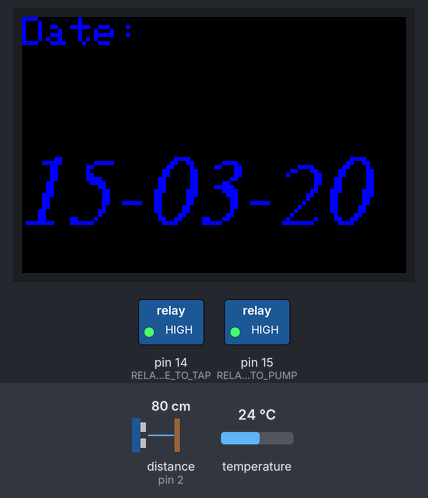
This sketch was run on a simulated Arduino Uno, built with avr-gcc and run on an emulated ATmega328P. Parts: 96×64 colour display, switched loads named in the sketch (green lamp = pin HIGH). Inputs (shaded band) come from the test bench; at power-on: distance to the obstacle (sensor on pin 2) 80 cm, temperature 24 °C. The echo pulse lasts 58.3 µs per cm; the local clock reads 2024-03-15 10:24:30 at power-on unless the sketch sets it; pins used as bus, display or sensor lines are not drawn; what the sketch prints to the serial monitor is not drawn.

Above: at 1.3 s.
At 4.8 s:
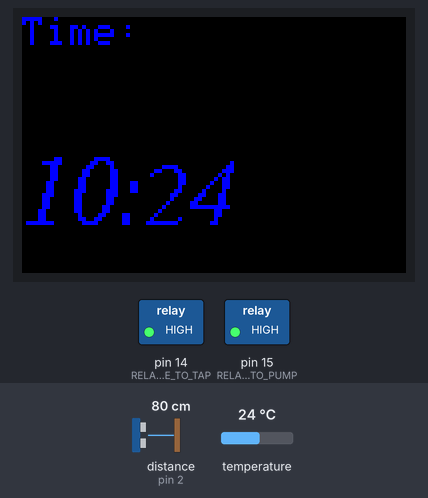
At 23.0 s:
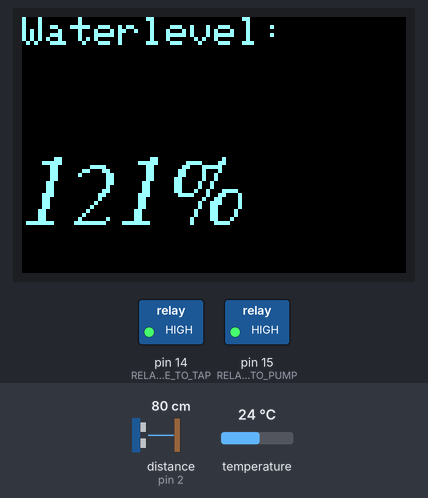
At 34.3 s:
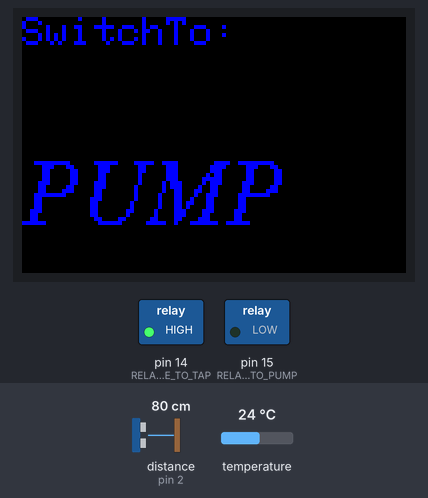
Timing chart, 0 to 35.8 s (numbered marks = the images above):
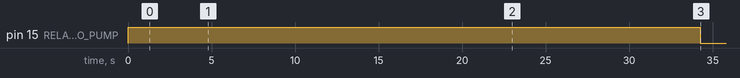

Measured:
- by itself, pin 15 (RELAY_VALVE_TO_PUMP): HIGH → LOW at 34.3 s
- what the display in image 0 shows lasts 3.5 s, from 1.2 s to 4.7 s
- what the display in image 1 shows lasts 11.2 s, from 4.7 s to 15.9 s
- what the display in image 2 shows lasts 4.3 s, from 22.9 s to 27.2 s

The sketch:

WaterStorageControler.ino
```cpp
/////////////////////////////////////////////////////////////////////////
// We build a water storage using 9 IPC Containers that are connected  //
// to each otehr and in which we collect rainwater.                    //
// The containers are under the ground and we built a shed/poolhouse   //
// on top of it.                                                       //
// We have a hydrophore pump to use the water in the garden and we     //
// connected a valve to swhich between the pump and normal tapwater.   //
// This program is made for an Arduino to control the water system:    //
// - we use a pulse sensor to measure the water level in the containers//
// - to get a precice measuement, a thermometer measures the air       //
//   temprature in the containers.                                     //
// - there is a oled disply to display the waterlevel and other info   //
// - there is a (two phase) electronic switch valve, switching between //
//   pump and tap water.                                               //
// - there are two ralais to set the valve to one or the other         //
//   direction                                                         //
//                                                                     //
// The process works as follows:                                       //
// - periodically the arduino measures the water level                 //
// - if the level is below a certain treshold, the system will switch  //
//   to tapwater                                                       //
// - if the level is above a certain level, the system will switch to  //
//   pumpwater                                                         //
/////////////////////////////////////////////////////////////////////////
#include <Adafruit_GFX.h>
#include <Adafruit_SSD1331.h>
#include <SPI.h>
//#include <Fonts/FreeSerifItalic24pt7b.h>
//#include <Fonts/FreeSerifItalic18pt7b.h>
#include <Fonts/FreeSerifItalic12pt7b.h>
//#include <Fonts/FreeSerifItalic9pt7b.h>
#include <OneWire.h>
#include <DallasTemperature.h>
#include <ThreeWire.h>
#include <RtcDS1302.h>
#include <EEPROM.h>

#define VATEN_VOL 101.1 // Measured Distance when the containers are filled
#define VATEN_LEEG 201.0 // Measured Distance when the containers are empty

#define PERCENTAGE2Switch2TAP 15
#define PERCENTAGE2Switch2PUMP 18

/////////////////////
// Pin Definitions //
/////////////////////
// Display Pins
// You can use any (4 or) 5 pins
#define sclk 13
#define mosi 11
#define cs   10
#define rst  9
#define dc   8

// Ultrasone Sensor Pins
#define echoPin 2 // attach pin D2 Arduino to pin Echo of HC-SR04 (tx)
#define trigPin 3 //attach pin D3 Arduino to pin Trig of HC-SR04 (rx)

// Data wire is plugged into pin 4 on the Arduino (DS18S20  ) temporary 1 for the test
#define ONE_WIRE_BUS 4

// Pins for the realtime clock
#define RtcDS1302_CLK_SCLK 5
#define RtcDS1302_DAT_IO   6
#define RtcDS1302_RST_CE   7

// Pins to be used by the relais (to control the valves in the future)
#define RELAY_ON LOW
#define RELAY_OFF HIGH
#define RELAY_VALVE_TO_PUMP 15
#define RELAY_VALVE_TO_TAP 14
byte currentValve = 0;

// Color definitions
#define BLACK           0x0000
#define BLUE            0x001F
#define RED             0xF800
#define GREEN           0x07E0
#define CYAN            0x07FF
#define MAGENTA         0xF81F
#define YELLOW          0xFFE0
#define WHITE           0xFFFF
#define LIGHTBLUE       0x9FFF
#define DARKBLUE        0x006D

//History of measurements
const byte historySize = 96;
// const unsigned long OneDayInMilliSeconds = 21600000; // 4 keer per dag
const unsigned long OneDayInMilliSeconds = 86400000;
const int DelayInterval = 3500;

/*********************************************************************/
// Setup Time module
ThreeWire myWire(RtcDS1302_DAT_IO ,RtcDS1302_CLK_SCLK,RtcDS1302_RST_CE); // IO, SCLK, CE
RtcDS1302<ThreeWire> Rtc(myWire);


/********************************************************************/
// Setup a oneWire instance to communicate with any OneWire devices
// (not just Maxim/Dallas temperature ICs)
OneWire oneWire(ONE_WIRE_BUS);
/********************************************************************/
// Pass our oneWire reference to Dallas Temperature.
DallasTemperature sensors(&oneWire);
/********************************************************************/

// Display driver:
// Option 1: use any pins but a little slower
//Adafruit_SSD1331 display = Adafruit_SSD1331(cs, dc, mosi, sclk, rst);

// Option 2: must use the hardware SPI pins
// (for UNO thats sclk = 13 and sid = 11) and pin 10 must be
// an output. This is much faster - also required if you want
// to use the microSD card (see the image drawing example)
Adafruit_SSD1331 display = Adafruit_SSD1331(&SPI, cs, dc, rst);

void setup() {
  Serial.begin(9600);
//  Serial.println("Starting up");
  pinMode(trigPin, OUTPUT); // Sets the trigPin as an OUTPUT
  pinMode(echoPin, INPUT); // Sets the echoPin as an INPUT

  pinMode(RELAY_VALVE_TO_PUMP, OUTPUT);
  pinMode(RELAY_VALVE_TO_TAP, OUTPUT);
  digitalWrite(RELAY_VALVE_TO_PUMP, RELAY_OFF);
  digitalWrite(RELAY_VALVE_TO_TAP, RELAY_OFF);

  Serial.println("... display");

  display.begin();
  display.fillScreen(BLACK);
  displayInformation("Welcome", "Starting", LIGHTBLUE, BLACK);

  //Serial.println("... sensors");

  sensors.begin();
  Rtc.Begin();
  CheckTime();
  delay(1000);
}

void loop() {
  byte previous[historySize];
  //for(int i=0; i<=historySize + 2 ; i++) EEPROM.update(i,0); // reset stored values
  for(int i=0; i<historySize ; i++) previous[i] = EEPROM.read(i);
  bool roundRobin = EEPROM.read(historySize+2) == 1;
  byte currentDay = EEPROM.read(historySize+1);
  unsigned long lasttime = millis();
  while (true)
  {
    RtcDateTime now = Rtc.GetDateTime();
    displayInformation("Date:", getDate(now),BLUE, BLACK);
    delay(DelayInterval);
    displayInformation("Time:", getTime(now),BLUE, BLACK);
    delay(DelayInterval);
    float distance = measureDistance();
    displayInformation("Distance (cm):", String(distance), GREEN, BLACK);
    delay(DelayInterval);
    displayInformation("Volume (L):", String(getVolumeInLiters(distance)), LIGHTBLUE, BLACK);
    delay(DelayInterval);
    byte currentPercentage = previous[currentDay] = (byte)(int)(getVolumePercentage(distance) * 100 + 0.5);
    displayInformation("Waterlevel:", String(currentPercentage) + '%', LIGHTBLUE, BLACK);
    delay(DelayInterval);
    char buf[10];
    dtostrf(getCurrentTemperature(), 4, 1, buf);
    displayInformation("Temperature:", String(buf)+ "C", YELLOW, BLACK);
    delay(DelayInterval);
    displayGraph("Waterlevel", currentDay, roundRobin, previous, historySize);
    delay(DelayInterval);
    setValves(currentPercentage);
    displayInformation("Watersource:", currentValve == RELAY_VALVE_TO_PUMP ? "Containers" : currentValve == RELAY_VALVE_TO_TAP ? "Tapwater" : "Unknown", LIGHTBLUE, BLACK);
    delay(DelayInterval);

    unsigned long currenttime = millis();
    if ((lasttime > currenttime) || (currenttime - lasttime > OneDayInMilliSeconds))
    {
      // a new day
      EEPROM.update(currentDay, previous[currentDay]);
      currentDay++;
      if (currentDay == historySize)
      {
        roundRobin = true;
        EEPROM.update(historySize+2,1);
        currentDay = 0;
      }
      EEPROM.update(historySize+1,currentDay);
      lasttime = currenttime;
    }

  }
}
void CheckTime()
{
  RtcDateTime compiletime = RtcDateTime(__DATE__, __TIME__);

   if (!Rtc.IsDateTimeValid()) Rtc.SetDateTime(compiletime);
   if (Rtc.GetIsWriteProtected())  Rtc.SetIsWriteProtected(false);
   if (!Rtc.GetIsRunning()) Rtc.SetIsRunning(true);
   if (Rtc.GetDateTime() < compiletime) Rtc.SetDateTime(compiletime);
}

void setValves(byte waterlevelInPercentage)
{
  if (waterlevelInPercentage < PERCENTAGE2Switch2TAP || waterlevelInPercentage > 150)
  {
      SwitchTo(RELAY_VALVE_TO_TAP, "TAP");
  }
  if (waterlevelInPercentage > PERCENTAGE2Switch2PUMP && waterlevelInPercentage < 150) // 150 to protect from sensor failure
  {
     SwitchTo(RELAY_VALVE_TO_PUMP, "PUMP");
  }
}

void SwitchTo(byte valveTo, String valveName)
{
  if (currentValve != valveTo)
  {
      displayInformation("SwitchTo:", valveName ,BLUE, BLACK);
      digitalWrite(valveTo, RELAY_ON);
      delay(20000); // wait 20 seconds to switch
      digitalWrite(valveTo, RELAY_OFF);
      currentValve = valveTo;
  }
}

#define countof(a) (sizeof(a) / sizeof(a[0]))

String getTime(const RtcDateTime& dt)
{
  char timestring[10];
   snprintf_P(timestring,
            countof(timestring),
            PSTR("%02u:%02u"),
            dt.Hour(),
            dt.Minute());
  return (String)timestring;
}


String getDate(const RtcDateTime& dt)
{
  char timestring[12];
   snprintf_P(timestring,
            countof(timestring),
            PSTR("%02u-%02u-%04u"),
            dt.Day(),
            dt.Month(),
            dt.Year() );
  return (String)timestring;
}

int getVolumeInLiters(float distance)
{
    return (int)(getVolumePercentage(distance) * 9000);
}

float getVolumePercentage(float distance)
{
  return (VATEN_LEEG - distance) / (VATEN_LEEG - VATEN_VOL);
}

void setTitleAndClearBackground(String title, int textcolor, int backgroundcolor)
{
  Serial.println(title);
  display.fillScreen(backgroundcolor);
   display.setTextColor(textcolor);
  display.setCursor(0,0);
  display.print(title);
}

void displayInformation(String title, String Info, int textcolor, int backgroundcolor)
{
  setTitleAndClearBackground(title, textcolor, backgroundcolor);
  displayCentreText(Info, textcolor, backgroundcolor);
}

void displayCentreText(String text, int textcolor, int backgroundcolor)
{
  Serial.println(text);
  display.setCursor(0,45);
  display.setTextColor(textcolor);
  //display.setTextSize(3);
  display.fillRect(0, 20 , 127, 33, backgroundcolor);

  //if (text.length() < 6)
  //  display.setFont(&FreeSerifItalic18pt7b);
  //else if (text.length() < 10)
    display.setFont(&FreeSerifItalic12pt7b);
  //else if (text.length() < 14)
  //  display.setFont(&FreeSerifItalic9pt7b);
  //else display.setFont();
  display.print(text);
  display.setFont();
}

void displayGraph(String caption, int currentDay, bool isRoundrobin, byte previous[], int sizeofarray)
{
   setTitleAndClearBackground(caption, BLUE, BLACK);
  display.drawFastHLine(0, 63, sizeofarray, RED);
  display.drawFastHLine(0, 13, sizeofarray, LIGHTBLUE);
  int x =0;
  if (isRoundrobin)
  {
     x = drawgraphpart(currentDay + 1, sizeofarray, previous, x);
  }
  x = drawgraphpart(0, currentDay + 1, previous, x);
}

int drawgraphpart( int startinarray, int endinarray, byte previous[], int x)
{
   for (int i = startinarray; i < endinarray; i++)
   {
      int linesize = previous[i]/2;
      if (linesize>50) linesize = 50;
      int color = (linesize > 30) ? BLUE :
                  ((linesize > 20) ? GREEN :
                  ((linesize > 10) ? YELLOW : RED
                  ));
      display.drawFastVLine(x, 63 - linesize, linesize, color);
      x++;
   }
   return x;
}

float getDistance()
{
  // Clears the trigPin condition
  digitalWrite(trigPin, LOW);
  delayMicroseconds(2);
  // Sets the trigPin HIGH (ACTIVE) for 10 microseconds
  digitalWrite(trigPin, HIGH);
  delayMicroseconds(10);
  digitalWrite(trigPin, LOW);
  // Reads the echoPin, returns the sound wave travel time in microseconds
  int duration = pulseIn(echoPin, HIGH);

  return timeToDistance(duration);
}

float timeToDistance(int duration)
{
  // Calculating the distance (simple)
  // float distance = duration * 0.034 / 2; // Speed of sound wave divided by 2 (go and back)

  float c = getCurrentTemperature();
  if (c < -30 || c > 80) c = 20.0; // The thermometer reports -127C when it's not found or 85C when there is an error. In that case we'll calculate with 20C

  // Using practical airspeed formula from https://en.wikipedia.org/wiki/Speed_of_sound
   float distance = 0.00005 * duration * 20.05 * sqrt(c + 273.15);
   return distance;
}

float getCurrentTemperature()
{
  sensors.requestTemperatures();
  float c = sensors.getTempCByIndex(0);
  return c;
}

float measureDistance()
{
  float totalDistance = 0;
  int measuretimes = 0;
  for (int i=0;i<10;i++)
  {
    float distance = getDistance();
    if ((distance > 0.1) && (distance < 500))
    {
      totalDistance += distance;
      measuretimes++;
    }
  }
  return measuretimes > 0 ? totalDistance/measuretimes : 0;
}
```
